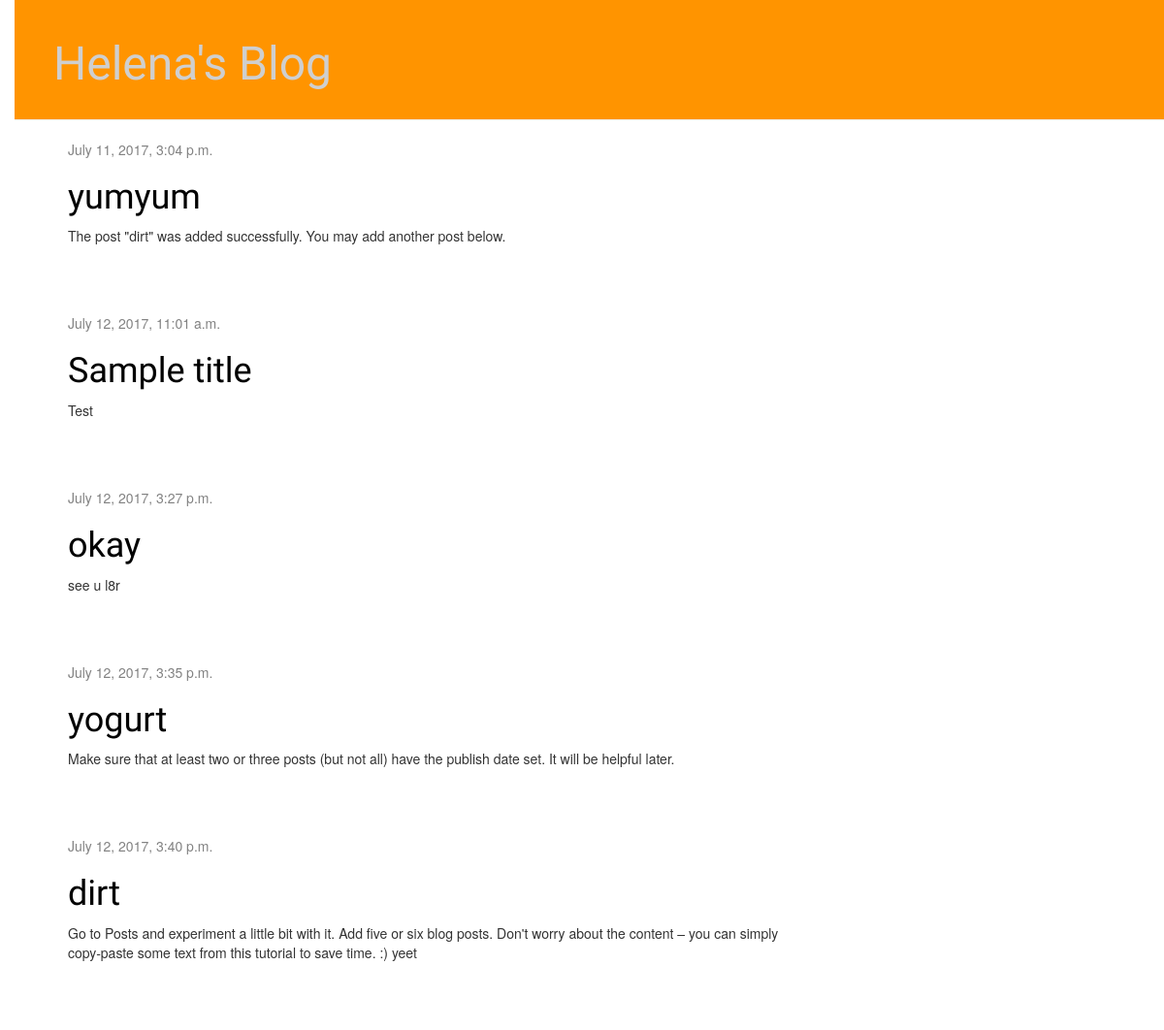
The page / on the database its author committed.
### blog/models.py (models this page shows, shortened)
class Post(models.Model):
    author = models.ForeignKey('auth.User')
    title = models.CharField(max_length=200)
    text = models.TextField()
    created_date = models.DateTimeField(
        default=timezone.now)
    published_date = models.DateTimeField(
        blank=True, null=True)

### blog/views.py (the view)
# urls.py: url(r'^$', views.post_list, name='post_list'),
def post_list(request):
    posts = Post.objects.filter(published_date__lte=timezone.now()).order_by('published_date')
    return render(request, 'blog/post_list.html', {'posts': posts})

### blog/templates/blog/post_list.html
{% extends 'blog/base.html' %}
{% block content %}
    {% for post in posts %}
        <div class="post">
            <div class="date">
                {{ post.published_date }}
            </div>
            <h1><a href="{% url 'post_detail' pk=post.pk %}">{{ post.title }}</a></h1>
            <p>{{ post.text|linebreaksbr }}</p>
        </div>
    {% endfor %}
{% endblock content %}

### blog/static/css/blog.css (style rules this page uses)
h1 a { color: #CFCFCF; font-family: 'Lobster'; }
body { padding-left: 15px; }
h1, h2, h3, h4 { font-family: 'Lobster', cursive; }
.date { color: #828282; }
.post { margin-bottom: 70px; }
.post h1 a, .post h1 a:visited { color: #000000; }

### rows shown on the page
Post: published_date "July 11, 2017, 3:04 p.m.", title "yumyum", text "The post \"dirt\" was added successfully. You may add another post below."
Post: published_date "July 12, 2017, 11:01 a.m.", title "Sample title", text "Test"
Post: published_date "July 12, 2017, 3:27 p.m.", title "okay", text "see u l8r"
Post: published_date "July 12, 2017, 3:35 p.m.", title "yogurt", text "Make sure that at least two or three posts (but not all) have the publish date set. It will be helpful later."
Post: published_date "July 12, 2017, 3:40 p.m.", title "dirt", text "Go to Posts and experiment a little bit with it. Add five or six blog posts. Don't worry about the content – you can simply copy-paste some text from this tutorial to save time. :) yeet"
